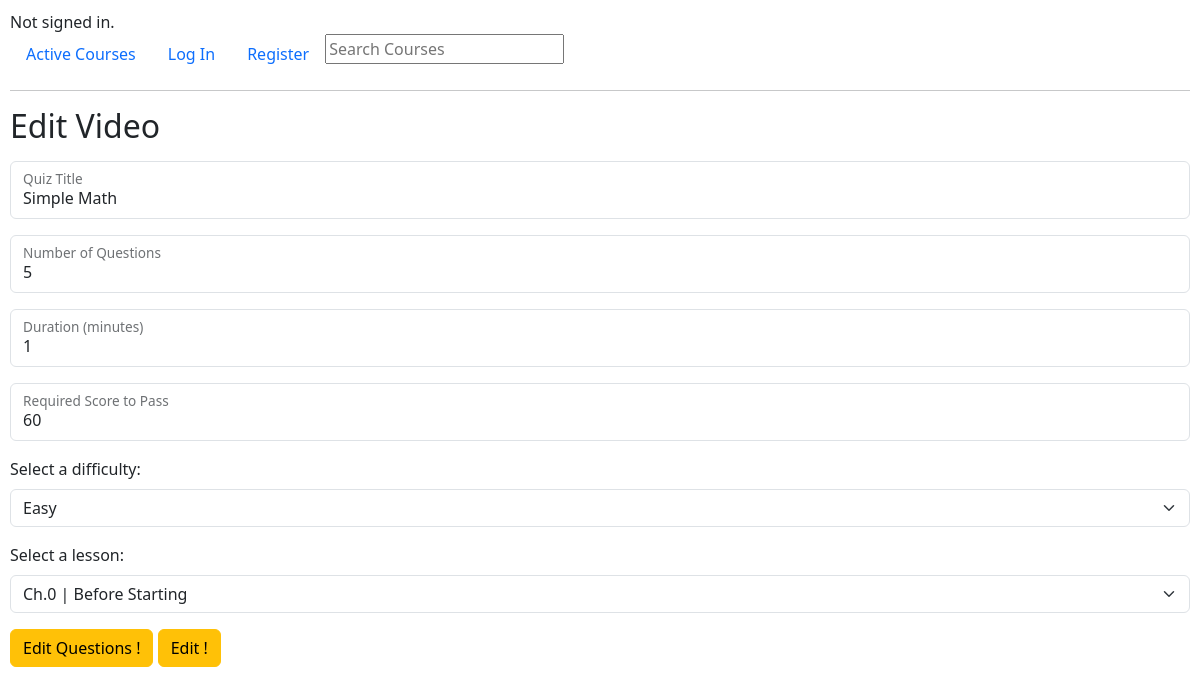
Page /editQuiz/8 on the committed database.
### revuCMS/models.py (models this page shows, shortened)
class Quiz(models.Model):
    title = models.CharField(max_length=100)
    number_of_questions = models.IntegerField(blank=True, null=True)
    duration = models.PositiveIntegerField(help_text="duration of the quiz in minutes")
    required_score_to_pass = models.IntegerField(blank=True, null=True ,help_text="required score in %")
    difficulty = models.CharField(max_length=6, blank=True, null=True)
    lesson = models.ForeignKey(Lesson, on_delete=models.CASCADE, blank=True, null=True, related_name='quizLesson')

class Lesson(models.Model):
    title = models.CharField(max_length=100)
    course = models.ForeignKey(Course, on_delete=models.CASCADE, blank=True, null=True, related_name='course')
    def __str__(self):
        return self.title

### revuCMS/views.py (the view, shortened to what this page needs)
# urls.py: path('editQuiz/<int:id>', views.editQuiz, name='editQuiz'),
def editQuiz(request, id):
    quizData = Quiz.objects.get(pk=id)
    lessonData = quizData.lesson
    courseData = lessonData.course
    allLessons = Lesson.objects.filter(course=courseData.id)
    difficulties = Difficulty.objects.all()
    if request.method == "GET":
        return render(request, 'revuCMS/editQuiz.html', {
            "quiz": quizData,
            "lessons": allLessons,
            "difficulties": difficulties
        })

### revuCMS/models.py (called while the page is built)
    def __str__(self):
        return self.difficulty

### revuCMS/templates/revuCMS/editQuiz.html (shortened to what this page needs)
{% extends "revuCMS/layout.html" %}
{% block body %}
    <h2>Edit Video</h2>
    <form action="{% url 'editQuiz' id=quiz.id %}" method="POST" class="my-3">
        <div class="form-floating mb-3">
            <input type="text" name="title" class="form-control" id="title" placeholder="Title" value="{{ quiz.title }}">
            <label for="title">Quiz Title</label>
        </div>
        <div class="form-floating mb-3">
            <input type="text" name="quizNumOfQuestions" class="form-control" id="quizNumOfQuestions" placeholder="quizNumOfQuestions" value="{{ quiz.number_of_questions }}">
            <label for="quizNumOfQuestions">Number of Questions</label>
        </div>
        <div class="form-floating mb-3">
            <input type="text" name="quizDuration" class="form-control" id="quizDuration" placeholder="quizDuration" value="{{ quiz.duration }}">
            <label for="quizDuration">Duration (minutes)</label>
        </div>
        <div class="form-floating mb-3">
            <input type="text" name="scoreToPass" class="form-control" id="scoreToPass" placeholder="scoreToPass" value="{{ quiz.required_score_to_pass }}">
            <label for="scoreToPass">Required Score to Pass</label>
        </div>
        <div class="form-group my-3">
            <label for="difficulty">Select a difficulty:</label>
            <select name="difficulty" class="form-select" aria-label="Default select example">
                <option value="{{ quiz.difficulty }}" selected hidden >{{ quiz.difficulty }}</option>
            </select>
        </div>
        <div class="form-group my-3">
            <label for="lesson">Select a lesson:</label>
            <select name="lesson" class="form-select" aria-label="Default select example">
                <option value="{{ quiz.lesson }}" selected hidden >{{ quiz.lesson }}</option>
            </select>
        </div>
        <a type="button" class="btn btn-warning" href="{% url 'manageQuiz' id=quiz.id %}">Edit Questions !</a>
        <button type="submit" class="btn btn-warning">Edit !</button>
    </form>
{% endblock %}

### revuCMS/static/revuCMS/styles.css (style rules this page uses)
body { padding: 10px; }

### rows in the picture
Quiz: title "Simple Math", quizNumOfQuestions "5", quizDuration "1", scoreToPass "60", difficulty "Easy", lesson "Ch.0 | Before Starting"
